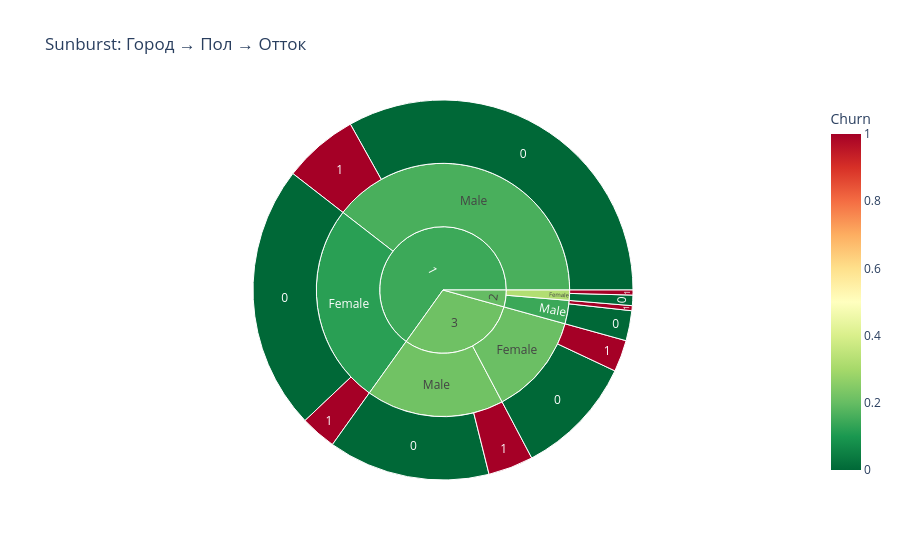

Notebook code for this chart:
### Markdown cell above
#### Sunburst

### Code cell
fig6 = px.sunburst(df, path=['CityTier', 'Gender', 'Churn'],
                      title='Sunburst: Город → Пол → Отток',
                      color='Churn', color_continuous_scale='RdYlGn_r')
fig6.show()

### Figure 1 — Plotly figure (JSON) as saved in the notebook; plotly's stock layout.template omitted (floating-point values rounded to 4 significant figures)
{"data": [{"branchvalues": "total", "customdata": [[1.0], [1.0], [1.0], [1.0], [1.0], [0.0], [0.0], [0.0], [0.0], [0.0], [1.0], [0.0], [0.2082], [0.1619], [0.2177], [0.1193], [0.1429], [0.3243], [0.2137], [0.1451], [0.1983]], "domain": {"x": [0, 1], "y": [0, 1]}, "hovertemplate": "labels=%{label}<br>count=%{value}<br>parent=%{parent}<br>id=%{id}<br>Churn=%{color}<extra></extra>", "ids": ["3/Female/1", "1/Male/1", "3/Male/1", "1/Female/1", "2/Male/1", "3/Male/0", "1/Male/0", "3/Female/0", "1/Female/0", "2/Male/0", "2/Female/1", "2/Female/0", "3/Female", "1/Male", "3/Male", "1/Female", "2/Male", "2/Female", "3", "1", "2"], "labels": ["1", "1", "1", "1", "1", "0", "0", "0", "0", "0", "1", "0", "Female", "Male", "Male", "Female", "Male", "Female", "3", "1", "2"], "marker": {"coloraxis": "coloraxis", "colors": [1.0, 1.0, 1.0, 1.0, 1.0, 0.0, 0.0, 0.0, 0.0, 0.0, 1.0, 0.0, 0.2082, 0.1619, 0.2177, 0.1193, 0.1429, 0.3243, 0.2137, 0.1451, 0.1983]}, "name": "", "parents": ["3/Female", "1/Male", "3/Male", "1/Female", "2/Male", "3/Male", "1/Male", "3/Female", "1/Female", "2/Male", "2/Female", "2/Female", "3", "1", "3", "1", "2", "2", "", "", ""], "values": [152, 360, 216, 172, 24, 776, 1864, 578, 1270, 144, 24, 50, 730, 2224, 992, 1442, 168, 74, 1722, 3666, 242], "type": "sunburst"}], "layout": {"coloraxis": {"colorbar": {"title": {"text": "Churn"}}, "colorscale": [[0, "rgb(0,104,55)"], [0.1, "rgb(26,152,80)"], [0.2, "rgb(102,189,99)"], [0.3, "rgb(166,217,106)"], [0.4, "rgb(217,239,139)"], [0.5, "rgb(255,255,191)"], [0.6, "rgb(254,224,139)"], [0.7, "rgb(253,174,97)"], [0.8, "rgb(244,109,67)"], [0.9, "rgb(215,48,39)"], [1, "rgb(165,0,38)"]]}, "legend": {"tracegroupgap": 0}, "title": {"text": "Sunburst: Город → Пол → Отток"}}}
